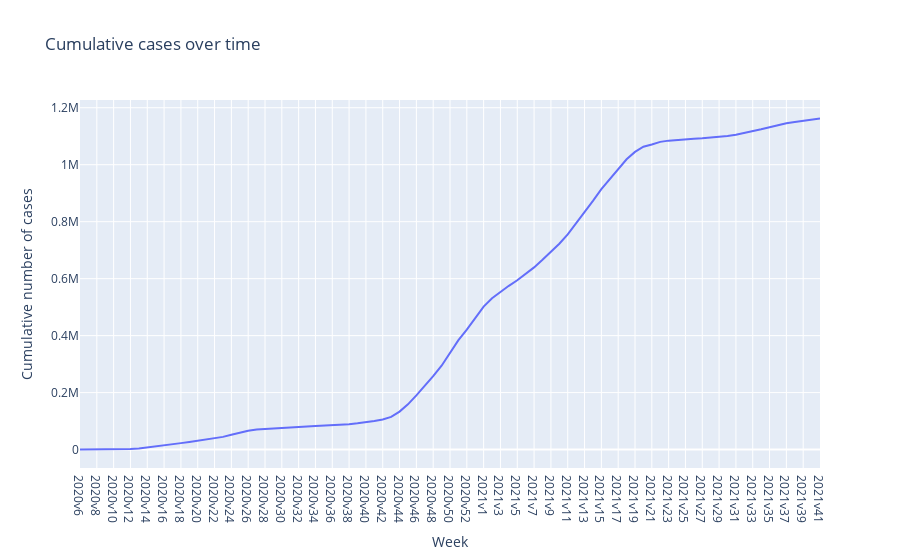

Write notebook code for a chart like this one.
### Code cell
fig = px.line(covid19_cases, x="Vecka", y="Kum_antal_fall", title="Cumulative cases over time",
            labels={"Vecka": "Week", "Kum_antal_fall": "Cumulative number of cases"})
fig.update_layout(hovermode="x")
fig.update_xaxes(
    showspikes=True,
    spikedash="solid"
)
fig.show()

### Figure 1 — Plotly figure (JSON) as saved in the notebook; plotly's stock layout.template omitted (floating-point values rounded to 4 significant figures)
{"data": [{"hovertemplate": "Week=%{x}<br>Cumulative number of cases=%{y}<extra></extra>", "legendgroup": "", "line": {"color": "#636efa", "dash": "solid"}, "marker": {"symbol": "circle"}, "mode": "lines", "name": "", "orientation": "v", "showlegend": false, "type": "scatter", "x": ["2020v6", "2020v7", "2020v8", "2020v9", "2020v10", "2020v11", "2020v12", "2020v13", "2020v14", "2020v15", "2020v16", "2020v17", "2020v18", "2020v19", "2020v20", "2020v21", "2020v22", "2020v23", "2020v24", "2020v25", "2020v26", "2020v27", "2020v28", "2020v29", "2020v30", "2020v31", "2020v32", "2020v33", "2020v34", "2020v35", "2020v36", "2020v37", "2020v38", "2020v39", "2020v40", "2020v41", "2020v42", "2020v43", "2020v44", "2020v45", "2020v46", "2020v47", "2020v48", "2020v49", "2020v50", "2020v51", "2020v52", "2020v53", "2021v1", "2021v2", "2021v3", "2021v4", "2021v5", "2021v6", "2021v7", "2021v8", "2021v9", "2021v10", "2021v11", "2021v12", "2021v13", "2021v14", "2021v15", "2021v16", "2021v17", "2021v18", "2021v19", "2021v20", "2021v21", "2021v22", "2021v23", "2021v24", "2021v25", "2021v26", "2021v27", "2021v28", "2021v29", "2021v30", "2021v31", "2021v32", "2021v33", "2021v34", "2021v35", "2021v36", "2021v37", "2021v38", "2021v39", "2021v40", "2021v41"], "xaxis": "x", "y": [1, 1, 1, 14, 225, 1063, 1987, 3944, 7173, 10913, 14665, 18868, 22700, 26853, 30722, 34381, 38661, 44682, 51805, 58878, 66333, 70612, 72791, 74413, 75729, 77285, 79299, 81351, 83038, 84238, 85570, 87162, 89242, 92161, 95803, 100081, 105701, 114856, 133330, 158735, 190054, 221998, 257558, 294395, 338026, 384203, 421337, 462660, 502115, 531057, 554287, 574947, 594552, 615835, 639450, 666140, 693888, 722443, 755476, 793357, 831743, 872890, 913928, 949960, 985266, 1018946, 1044862, 1063031, 1071005, 1080099, 1084493, 1087341, 1089323, 1091192, 1092706, 1094587, 1097249, 1100708, 1105316, 1111136, 1117602, 1124290, 1131526, 1139498, 1145764, 1150062, 1154303, 1158444, 1162506], "yaxis": "y"}], "layout": {"hovermode": "x", "legend": {"tracegroupgap": 0}, "title": {"text": "Cumulative cases over time"}, "xaxis": {"anchor": "y", "domain": [0, 1], "showspikes": true, "spikedash": "solid", "title": {"text": "Week"}}, "yaxis": {"anchor": "x", "domain": [0, 1], "title": {"text": "Cumulative number of cases"}}}}
